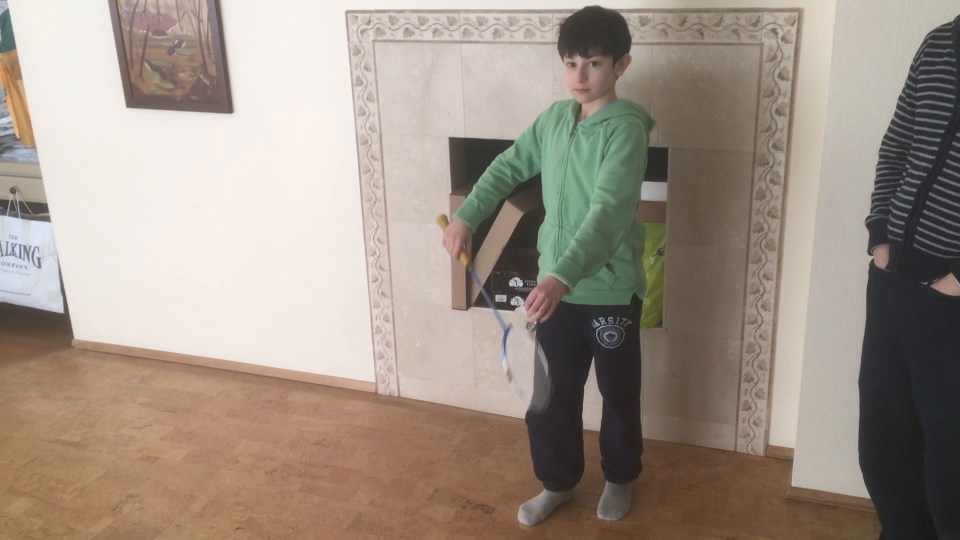
#> input picture frame 6 of IMG_3148.MOV, 1920 x 1080 px, given in place of IMG_3150.MOV, which was not available (shown at 1/2 size)
$ python optical_flow_dense.py
#> lines starting #> are read from the running program, lines starting #| are printed output that depends on the picture; pictures that were not available may be replaced by others from this repository, and a replacement may not be noted
import numpy as np
import cv2 as cv
#cap = cv.VideoCapture(cv.samples.findFile("vtest.avi"))
cap = cv.VideoCapture("IMG_3150.MOV")
ret, frame1 = cap.read()
#> frame1 is the input picture: shape (1080, 1920, 3); mean B, G, R 134.9, 146.8, 159.6
frame1_small = cv.resize(frame1, (int(0.4*frame1.shape[1]), int(0.4*frame1.shape[0])))
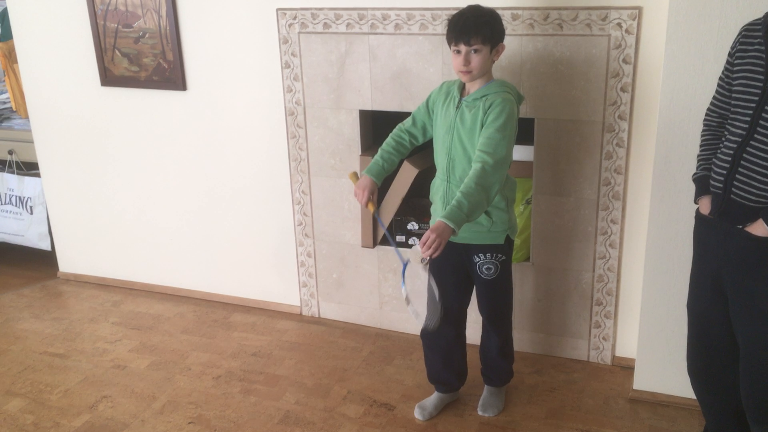
#> frame1_small: shape (432, 768, 3); mean B, G, R 134.9, 146.8, 159.6
prvs = cv.cvtColor(frame1_small,cv.COLOR_BGR2GRAY)
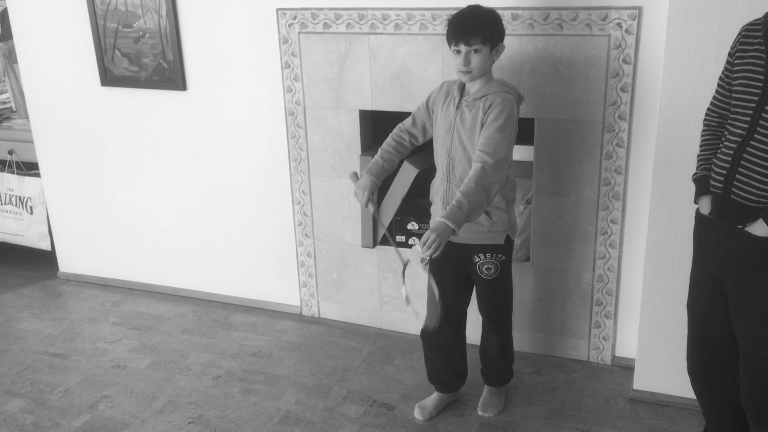
#> prvs: shape (432, 768); min 23, max 246, mean 149.3
hsv = np.zeros_like(frame1_small)
hsv[...,1] = 255
while(1):
    ret, frame2 = cap.read()
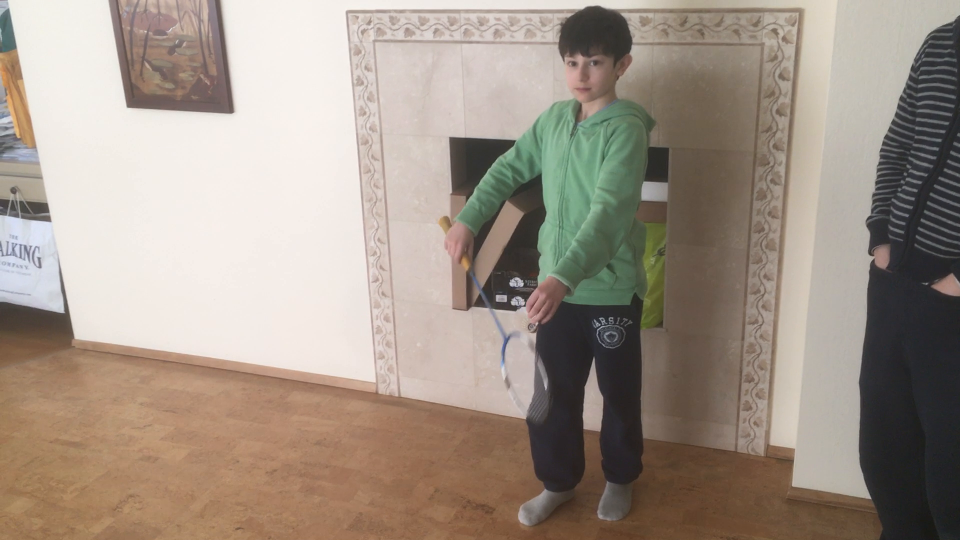
#> input picture frame 7 of IMG_3148.MOV, 1920 x 1080 px, given in place of IMG_3150.MOV, which was not available (shown at 1/2 size)
#> frame2 is the input picture: shape (1080, 1920, 3); mean B, G, R 135, 146.9, 159.6
    next = cv.cvtColor(frame2,cv.COLOR_BGR2GRAY)
    next_small = cv.resize(next, (int(0.4*next.shape[1]), int(0.4*next.shape[0])))
    flow = cv.calcOpticalFlowFarneback(prvs,next_small, None, 0.5, 3, 15, 3, 5, 1.2, 0)
    mag, ang = cv.cartToPolar(flow[...,0], flow[...,1])
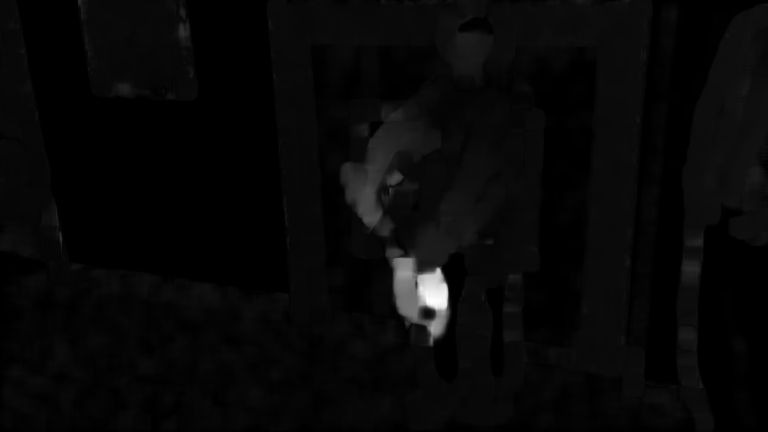
#> mag: shape (432, 768) float32; min 4.48e-11, max 13.29, mean 0.406; drawn with min black and max white
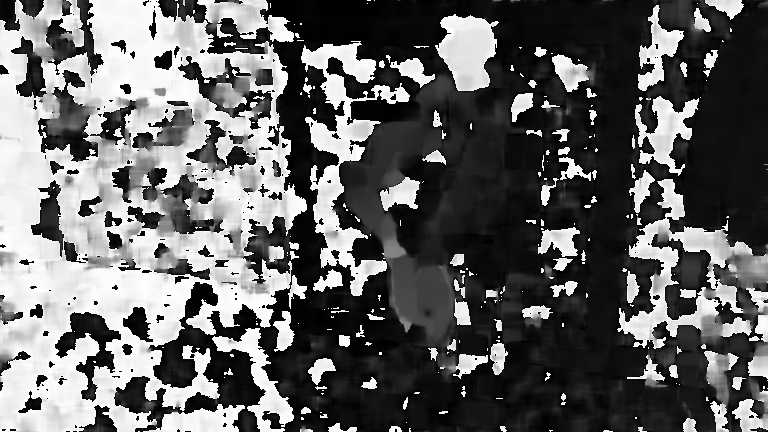
#> ang: shape (432, 768) float32; min 5.46e-06, max 6.28, mean 2.45; drawn with min black and max white
    hsv[...,0] = ang*180/np.pi/2
    hsv[...,2] = cv.normalize(mag,None,0,255,cv.NORM_MINMAX)
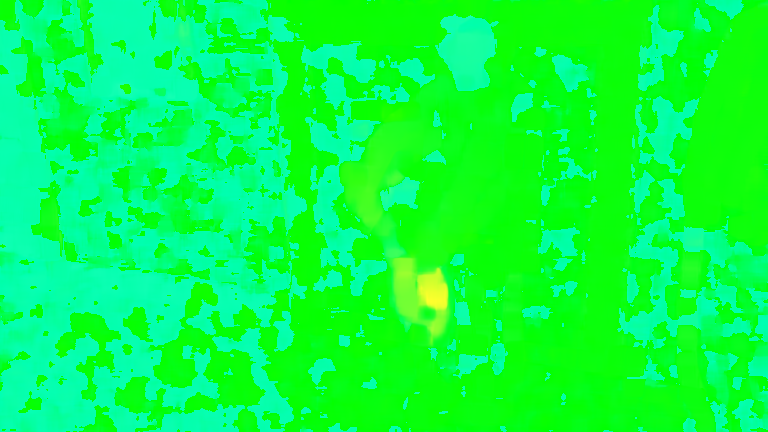
#> hsv: shape (432, 768, 3); mean of channels 0, 1, 2 69.7, 255, 7.4; drawn as B, G, R
    bgr = cv.cvtColor(hsv,cv.COLOR_HSV2BGR)
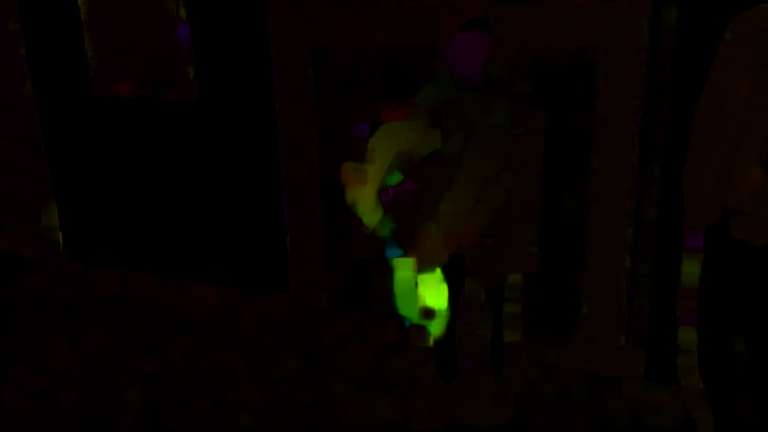
#> bgr: shape (432, 768, 3); mean B, G, R 0.4, 3.2, 6.4
    cv.imshow('frame2',bgr)
    k = cv.waitKey(30) & 0xff
#> (key Esc is pressed here)
    if k == 27:
        break
    elif k == ord('s'):
        cv.imwrite('opticalfb.png',frame2)
        cv.imwrite('opticalhsv.png',bgr)
    prvs = next_small

$ run again, starting later in the video
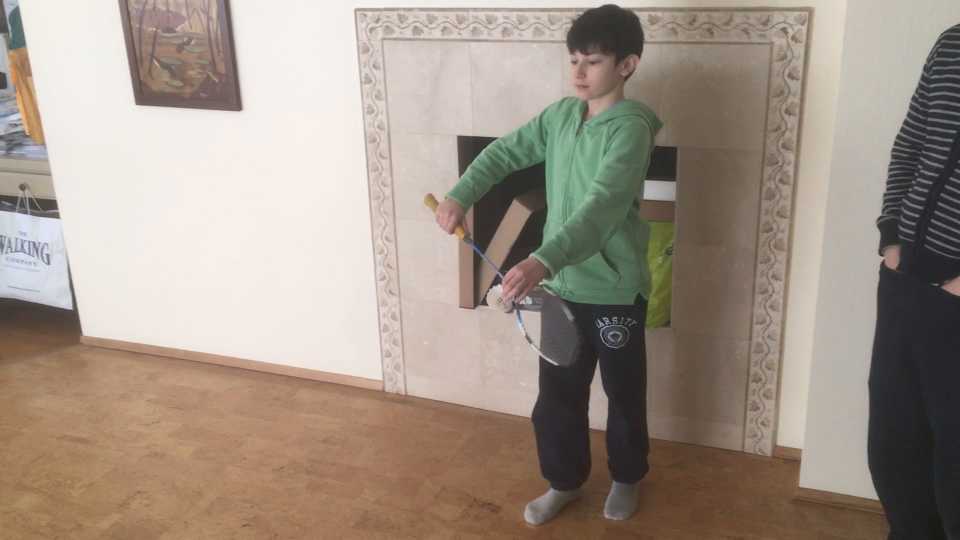
#> input picture frame 27 of IMG_3148.MOV, 1920 x 1080 px, given in place of IMG_3150.MOV, which was not available (shown at 1/2 size)
#> frame1 is the input picture: shape (1080, 1920, 3); mean B, G, R 135, 147, 160.1
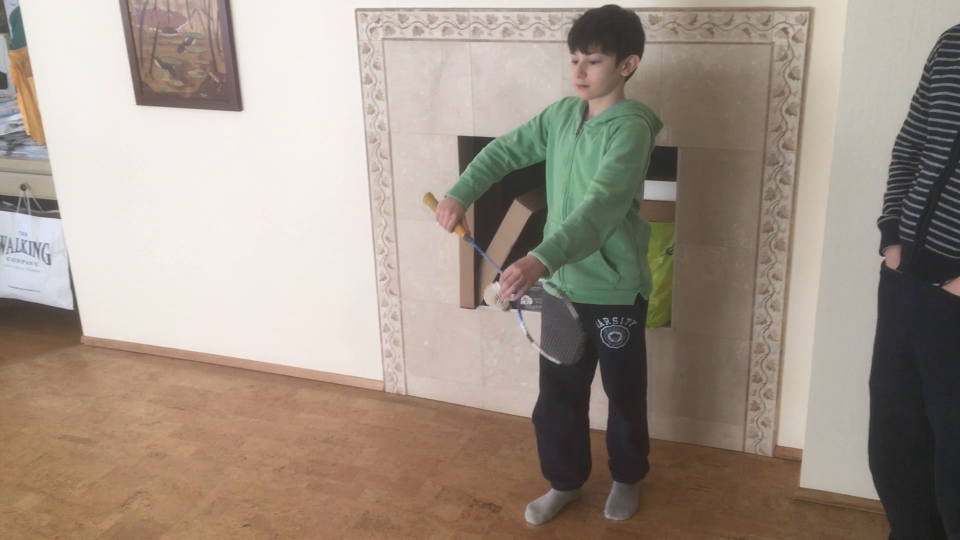
#> input picture frame 28 of IMG_3148.MOV, 1920 x 1080 px, given in place of IMG_3150.MOV, which was not available (shown at 1/2 size)
#> frame2 is the input picture: shape (1080, 1920, 3); mean B, G, R 135.1, 147.2, 160.3
#> `bgr = cv.cvtColor(hsv,cv.COLOR_HSV2BGR)`:
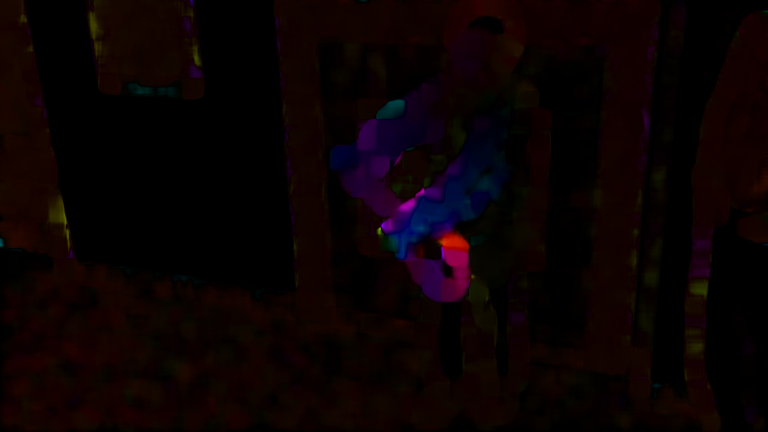
#> bgr: shape (432, 768, 3); mean B, G, R 2.9, 2, 11.1

$ run again, starting later in the video
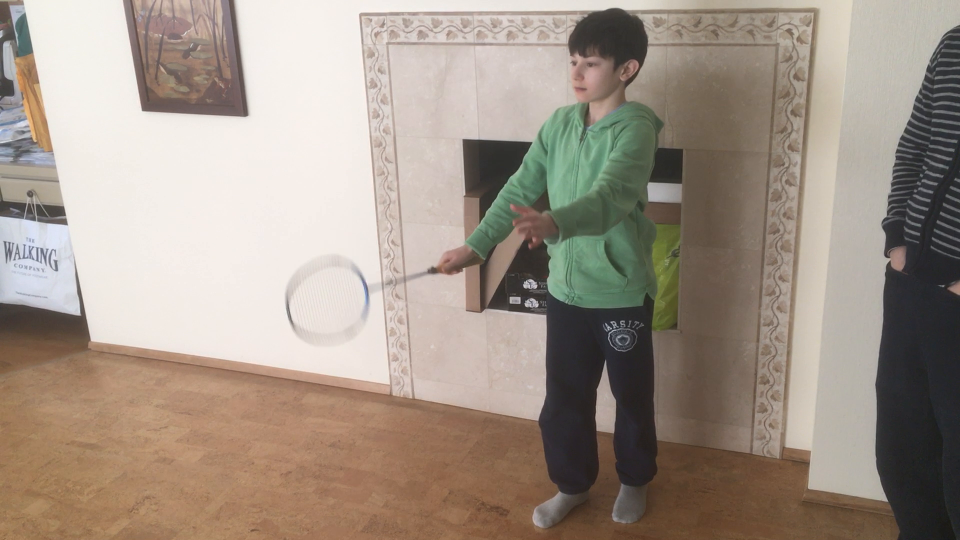
#> input picture frame 48 of IMG_3148.MOV, 1920 x 1080 px, given in place of IMG_3150.MOV, which was not available (shown at 1/2 size)
#> frame1 is the input picture: shape (1080, 1920, 3); mean B, G, R 135.4, 147.4, 160.3
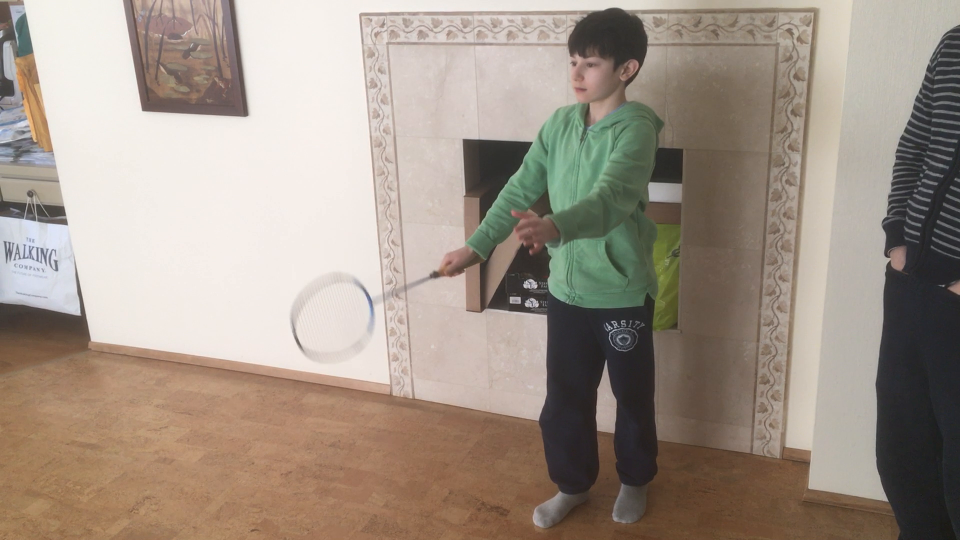
#> input picture frame 49 of IMG_3148.MOV, 1920 x 1080 px, given in place of IMG_3150.MOV, which was not available (shown at 1/2 size)
#> frame2 is the input picture: shape (1080, 1920, 3); mean B, G, R 135.4, 147.4, 160.3
#> `bgr = cv.cvtColor(hsv,cv.COLOR_HSV2BGR)`:
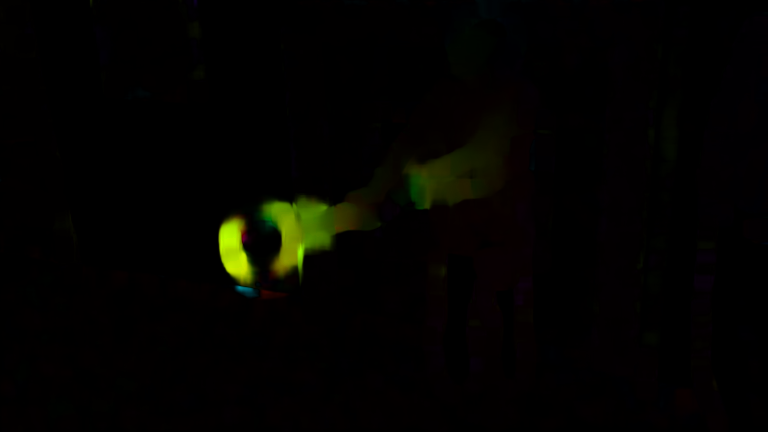
#> bgr: shape (432, 768, 3); mean B, G, R 0.4, 3.1, 3.5
